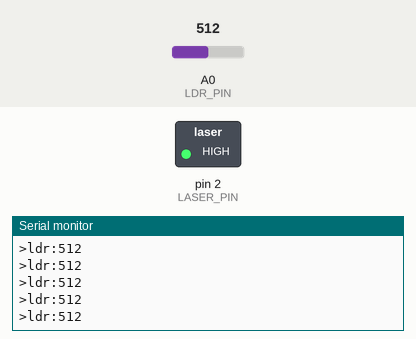
Recording of a sketch running on a simulated Arduino Uno, built with avr-gcc and run on an emulated ATmega328P. Shown: switched loads named in the sketch (green lamp = pin HIGH), the last lines printed to the serial monitor. The inputs (shaded band) are chosen by the test bench; at power-on: A0 (LDR_PIN) = 512.

Above: at 1.2 s.
1.3 s: A0 (LDR_PIN) set to 11
At 1.8 s:
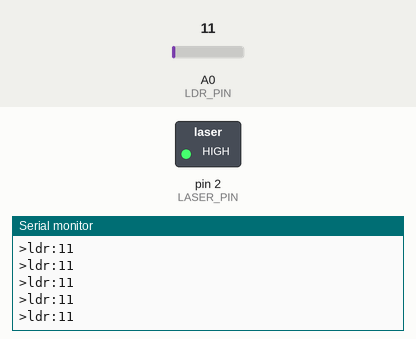
2.8 s: A0 (LDR_PIN) set to 8
At 3.8 s:
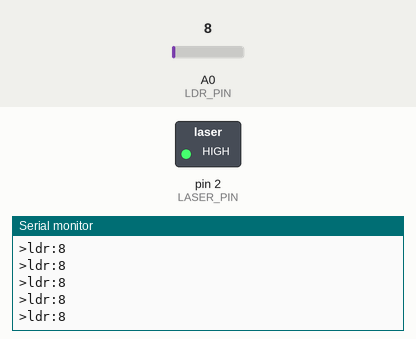
Timing chart, 0 to 5.8 s (numbered marks = the images above; inputs shaded):
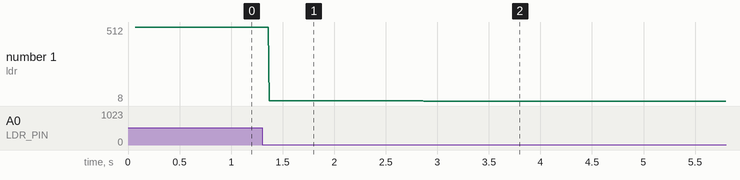

The sketch:

laser.ino
```cpp
#define LASER_PIN 2
#define LDR_PIN A0
#define TRIP_LEVEL 700

void setup()
{
    Serial.begin(9600);
    pinMode(LASER_PIN, OUTPUT);
    pinMode(LDR_PIN, INPUT);

    digitalWrite(LASER_PIN, HIGH);
    Serial.println("###############");
    Serial.println("#### START ####");
    Serial.println("#### laser ####");
    Serial.println("###############");
}

void loop()
{
    Serial.print(">ldr:");
    Serial.println(analogRead(LDR_PIN));
}
```

Measured:
- after the input at 1.3 s, the serial monitor: prints a new line after 0.07 s (image 1)
- after the input at 2.8 s, the serial monitor: prints a new line after 0.07 s (image 2)
- plotted number 1: 512 → 11 after the input at 1.3 s, 11 → 8 after the input at 2.8 s
